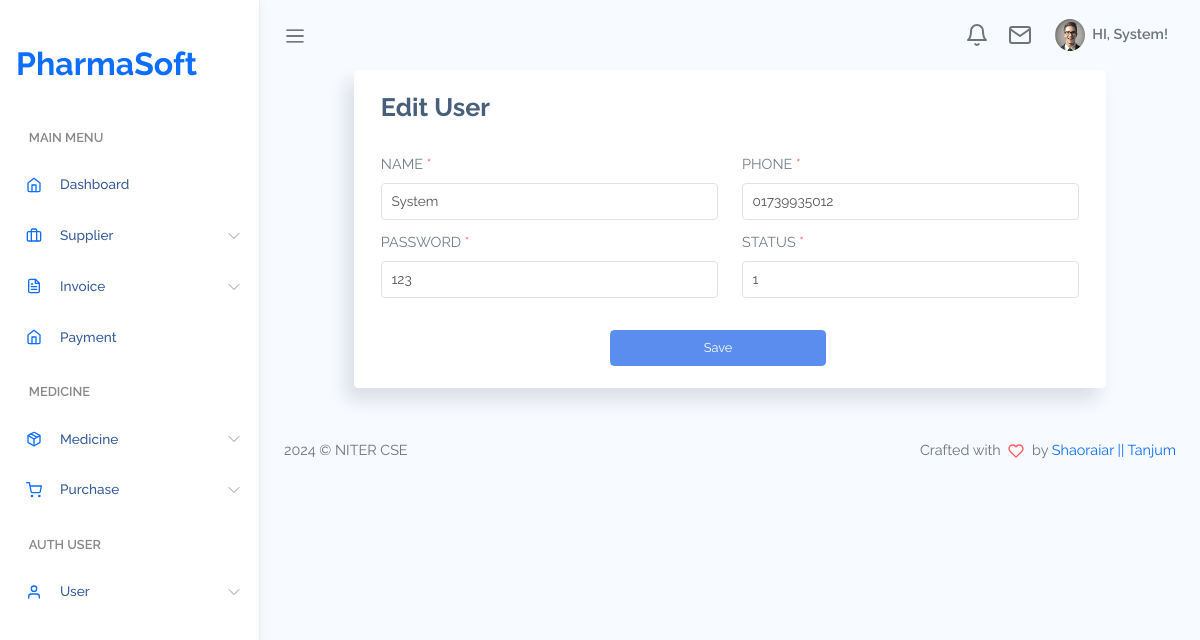
/user/edit/1 (signed in), run on the app's committed database.
### apps/user/models.py (models this page shows, shortened)
class User(AbstractBaseUser, BaseModel):
    class UserVerification(models.TextChoices):
        YES = 'yes'
        NO = 'no'
    username = models.CharField(max_length=255, unique=True)
    first_name = models.CharField(max_length=255, blank=True, null=True)
    last_name = models.CharField(max_length=255, blank=True, null=True)
    email = models.EmailField(max_length=255, unique=True)
    password = models.CharField(max_length=255)
    phone_no = models.CharField(max_length=50, blank=True, null=True)
    user_role = models.ForeignKey(Role, on_delete=models.CASCADE, blank=True, null=True)
    user_verification = models.CharField(max_length=8, choices=UserVerification.choices, default=UserVerification.NO)
    address = models.CharField(max_length=255, blank=True, null=True)
    city = models.CharField(max_length=255, blank=True, null=True)
    country = models.CharField(max_length=25, blank=True, null=True)
    zip_code = models.CharField(max_length=8, blank=True, null=True)
    status = models.CharField(max_length=8, default='1')
    created_at = models.DateTimeField(auto_now_add=True, blank=True, null=True)
    created_by = models.IntegerField(default=0, blank=True, null=True)
    updated_at = models.DateTimeField(auto_now=True, blank=True, null=True)
    updated_by = models.IntegerField(default=0, blank=True, null=True)
    USERNAME_FIELD = 'email'
    REQUIRED_FIELDS = ['username']
    class Meta:
        db_table = "user"
    objects = UserManager()

### apps/user/views.py (the view)
# urls.py: path('edit/<int:id>', user_edit, name='user_edit'),
def user_edit(request, id=None):
    context = {}
    user = get_object_or_404(User, id=id) if id else None
    if request.method == 'POST':
        form = UserEditForm(request.POST, instance=user)
        if form.is_valid():
            print('edit : ', form.cleaned_data)
            form.save()
            messages.success(request, f'User "{user.name}" has been edit successfully.')
            return redirect('user_list')
    else:
        form = UserEditForm(instance=user)
    context['form'] = form
    context['user'] = user
    context['user_data'] = User.objects.all()
    return render(request, 'backend/system/user/edit.html', context)

### apps/user/forms.py (shortened to what this page needs)
class UserEditForm(forms.ModelForm):
    username = forms.CharField(required=False)
    phone_no = forms.CharField(required=False)
    password = forms.CharField(required=False)
    status = forms.CharField(required=False)
    class Meta:
        model = User
        fields = ['username', 'password', 'phone_no', 'status']

### system/config.py (called while the page is built)
    @staticmethod
    def no_auth_url_list():
        no_auth_url_list = []
        from django.conf import settings
        return settings.NO_AUTH

### system/context_processor.py (called while the page is built)
def global_context_processor(request):
    user_id = request.user.id if request.user.is_authenticated else None
    user_role = request.user.user_role if request.user.is_authenticated else None
    user_role_slug = user_role.slug if user_role else None
    print('user_role_slug : ', user_role_slug)
    context = {
        'menu_items': prepare_menu_item() ,
    }
    context['user_id'] = user_id
    context['user_role_slug'] = user_role_slug
    return context

### system/utils.py (called while the page is built)
def prepare_menu_item():
    base_dir = os.path.dirname(os.path.dirname(os.path.abspath(__file__)))
    json_file_path = os.path.join(base_dir, 'system', 'menu', 'main.json')
    with open(json_file_path, 'r') as menu_file:
        menu_data = json.load(menu_file)
    updated_menu = []
    for value in menu_data['menuItems']:
        updated_menu.append(value)  # Simplified for demonstration
    return updated_menu

### templates/backend/system/user/edit.html (shortened to what this page needs)
{% extends 'backend/dashboard/main.html' %}
{% load static %}
{% block content %}
<div class="container-fluid">
    <div class="row justify-content-center">
        <div class="col-md-10">
            <form action="" method="post" id="user_form">
                <div class="card">
                    <div class="card-header">
                        <h3 class="font-weight-bold">Edit User</h3>
                    </div>
                    <div class="card-body">
                        <div class="row">
                            <div class="form-group col-md-6">
                                <div class="form-label text-uppercase">Name <span class="text-danger">*</span></div>
                                <input type="text" name="username" class="form-control required" placeholder="" value="{{ form.username.value }}">
                            </div>
                            <div class="form-group col-md-6">
                                <div class="form-label text-uppercase">Phone <span class="text-danger">*</span></div>
                                <input type="text" name="phone_no" class="form-control required" placeholder="" value="{{ form.phone_no.value }}">
                            </div>
                            <div class="form-group col-md-6">
                                <div class="form-label text-uppercase">Password <span class="text-danger">*</span></div>
                                <input type="text" name="password" class="form-control required" placeholder="" value="{{ form.password.value }}">
                            </div>
                            <div class="form-group col-md-6">
                                <div class="form-label text-uppercase">Status <span class="text-danger">*</span></div>
                                <input type="text" name="status" class="form-control required" placeholder="" value="{{ form.status.value }}">
                            </div>
                            <div class="form-group col-md-4 mb-0 mt-3"></div>
                            <button class="btn btn-sm btn-primary" type="submit" style="width: 30%; margin-top: 20px;">Save</button>
                        </div>
                    </div>
                </div>
            </form>
        </div>
    </div>
</div>
{% endblock content %}

### templates/backend/dashboard/navbar/navbar.html (shortened to what this page needs)
{% load static %}
<nav class="navbar navbar-header navbar-expand navbar-light">
    <a class="sidebar-toggler" href="#"><span class="navbar-toggler-icon"></span></a>
    <div class="collapse navbar-collapse" id="navbarSupportedContent">
        <ul class="navbar-nav d-flex align-items-center navbar-light ml-auto">
            <li class="dropdown nav-icon">
                <a href="#" data-toggle="dropdown" class="nav-link  dropdown-toggle nav-link-lg nav-link-user">
                    <div class="d-lg-inline-block">
                        <i data-feather="bell"></i>
                    </div>
                </a>
            </li>
            <li class="dropdown nav-icon mr-2">
                <a href="#" data-toggle="dropdown" class="nav-link  dropdown-toggle nav-link-lg nav-link-user">
                    <div class="d-lg-inline-block">
                        <i data-feather="mail"></i>
                    </div>
                </a>
            </li>
            <li class="dropdown">
                <a href="#" data-toggle="dropdown" class="nav-link dropdown-toggle nav-link-lg nav-link-user">
                    <div class="avatar mr-1">
                        <img src="{% static 'assets/images/avatar/avatar-s-1.png' %}" alt="" srcset="">
                    </div>
                    <div class="d-none d-md-block d-lg-inline-block">
                        HI,
                        {% if user.is_authenticated %}
                        {{ user.username }}!
                        {% else %}
                        Unknown User!
                        {% endif %}
                    </div>
                </a>
            </li>
        </ul>
    </div>
</nav>

### static/assets/css/app.css (style rules this page uses)
* { font-family: "Raleway"; }
a { text-decoration: none; outline: 0; }
button { outline: 0; }
svg.feather, i { font-size: 14px; height: 1rem; }
.avatar { display: inline-flex; border-radius: 50%; text-align: center; vertical-align: middle; position: relative; }
.avatar img { width: 32px; height: 32px; border-radius: 50%; }
.btn.btn-primary { color: #fff; }
.dropdown-toggle:after { color: #fff; }
.form-group { margin-bottom: 0.7rem; }
.card { box-shadow: -8px 12px 18px 0 rgba(25, 42, 70, 0.13); margin-bottom: 2.2rem; }
.card .card-header { border: none; }
.card .card-header ~ .card-body { padding-top: 0; }
.card .card-body { padding: 1.4rem 1.7rem; }
.navbar { height: 70px; padding: 1.5rem; }
.navbar .nav-link-user img { width: 30px; }
.navbar.navbar-header li { display: flex; align-items: center; }
.navbar.navbar-header li.nav-icon { margin-right: 0.4rem; }
.navbar.navbar-header li.nav-icon .nav-link { display: block; padding: 0.4rem; border-radius: 50%; }
.navbar.navbar-header .dropdown > a { color: #6c757d; font-weight: 600; }
.navbar.navbar-header .dropdown > a svg { height: 24px; width: 24px; }
.navbar.navbar-header .dropdown > a:after { display: none; }

### data on the page
User: username "System", phone_no "01739935012", password "123"
